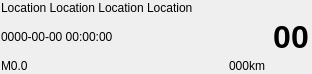
<?xml version="1.0" encoding="UTF-8"?>
<ui version="4.0">
 <class>EarthquakeListEntryForm</class>
 <widget class="QWidget" name="EarthquakeListEntryForm">
  <property name="geometry">
   <rect>
    <x>0</x>
    <y>0</y>
    <width>312</width>
    <height>74</height>
   </rect>
  </property>
  <property name="windowTitle">
   <string>Form</string>
  </property>
  <layout class="QHBoxLayout" name="horizontalLayout">
   <property name="leftMargin">
    <number>1</number>
   </property>
   <property name="topMargin">
    <number>1</number>
   </property>
   <property name="rightMargin">
    <number>1</number>
   </property>
   <property name="bottomMargin">
    <number>1</number>
   </property>
   <item>
    <layout class="QVBoxLayout" name="verticalLayoutDetail">
     <item>
      <widget class="QLabel" name="labelLocation">
       <property name="sizePolicy">
        <sizepolicy hsizetype="Expanding" vsizetype="Preferred">
         <horstretch>0</horstretch>
         <verstretch>0</verstretch>
        </sizepolicy>
       </property>
       <property name="text">
        <string>Location Location Location Location</string>
       </property>
       <property name="wordWrap">
        <bool>true</bool>
       </property>
      </widget>
     </item>
     <item>
      <widget class="QLabel" name="labelTime">
       <property name="sizePolicy">
        <sizepolicy hsizetype="Expanding" vsizetype="MinimumExpanding">
         <horstretch>0</horstretch>
         <verstretch>0</verstretch>
        </sizepolicy>
       </property>
       <property name="text">
        <string>0000-00-00 00:00:00</string>
       </property>
       <property name="wordWrap">
        <bool>true</bool>
       </property>
      </widget>
     </item>
     <item>
      <layout class="QHBoxLayout" name="horizontalLayoutIntDep">
       <item>
        <widget class="QLabel" name="labelMagnitude">
         <property name="sizePolicy">
          <sizepolicy hsizetype="Expanding" vsizetype="Preferred">
           <horstretch>0</horstretch>
           <verstretch>0</verstretch>
          </sizepolicy>
         </property>
         <property name="text">
          <string>M0.0</string>
         </property>
        </widget>
       </item>
       <item>
        <widget class="QLabel" name="labelDepth">
         <property name="text">
          <string>000km</string>
         </property>
        </widget>
       </item>
      </layout>
     </item>
    </layout>
   </item>
   <item>
    <layout class="QVBoxLayout" name="verticalLayoutIntensity">
     <item>
      <widget class="QLabel" name="labelIntensity">
       <property name="sizePolicy">
        <sizepolicy hsizetype="Fixed" vsizetype="Fixed">
         <horstretch>0</horstretch>
         <verstretch>0</verstretch>
        </sizepolicy>
       </property>
       <property name="minimumSize">
        <size>
         <width>40</width>
         <height>40</height>
        </size>
       </property>
       <property name="maximumSize">
        <size>
         <width>40</width>
         <height>40</height>
        </size>
       </property>
       <property name="font">
        <font>
         <pointsize>24</pointsize>
         <bold>true</bold>
        </font>
       </property>
       <property name="text">
        <string>00</string>
       </property>
       <property name="alignment">
        <set>Qt::AlignCenter</set>
       </property>
      </widget>
     </item>
    </layout>
   </item>
  </layout>
 </widget>
 <resources/>
 <connections/>
</ui>
